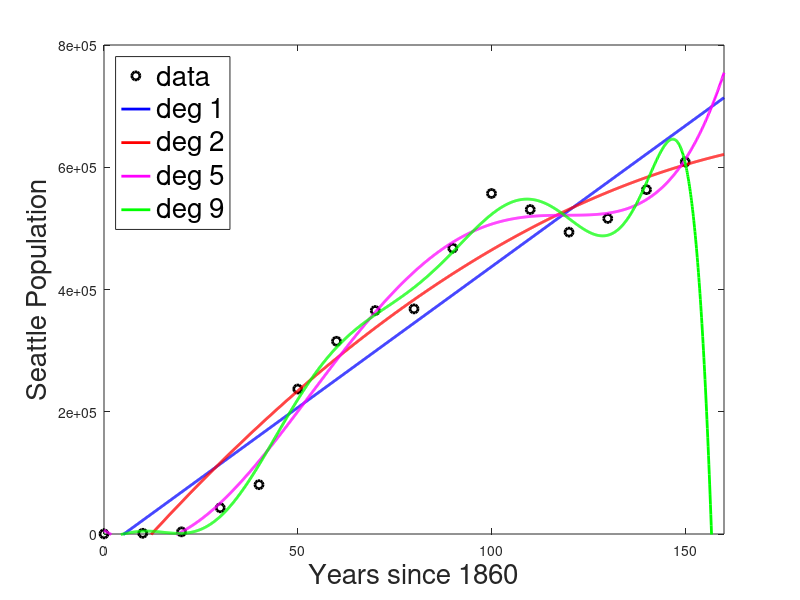
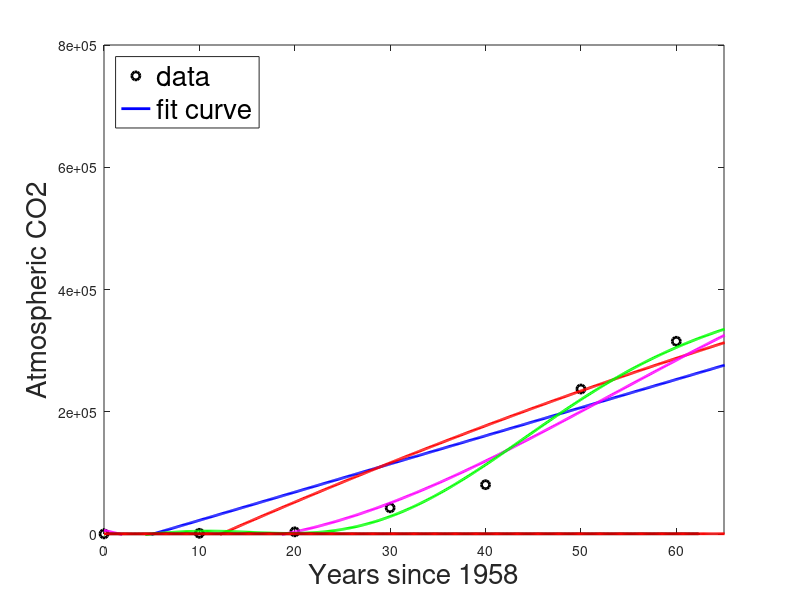

These charts were generated, in order, by the following MATLAB code: (Note: this script raises an error after producing the figures.)
%% Problem2
clear; close all; clc

load('SeaPopData.mat')
plot(t, Seattle_Pop, 'ko', 'LineWidth', 2)
hold on

lin_fit = polyfit(t, Seattle_Pop, 1);
ans1 = lin_fit(1);
ans2 = lin_fit(1) * 159 + lin_fit(2);
x_plot = 0:0.1:160;
y_plot = polyval(lin_fit, x_plot);
plot(x_plot, y_plot, 'b', 'LineWidth', 2)
hold on


poly_fit = polyfit(t, Seattle_Pop, 2);
y_plot = polyval(poly_fit, x_plot);
plot(x_plot, y_plot, 'r', 'LineWidth', 2)
hold on
ans3 = poly_fit(1) * 159^2 + poly_fit(2) * 159 + poly_fit(3);

poly_fit5 = polyfit(t, Seattle_Pop, 5);
y_plot = polyval(poly_fit5, x_plot);
plot(x_plot, y_plot, 'm', 'LineWidth', 2);
hold on

sum1 = 0;
for k = 1:length(poly_fit5)
    sum1 = sum1 + poly_fit5(k) * 159^(6-k);
end
sum1;

poly_fit9 = polyfit(t, Seattle_Pop, 9);
y_plot = polyval(poly_fit9, x_plot);
plot(x_plot, y_plot, 'g', 'LineWidth', 2)
hold on
axis([0 160 0 800000])
xlabel('Years since 1860', 'fontsize', [20])
ylabel('Seattle Population', 'fontsize', [20])
legend('data', 'deg 1', 'deg 2', 'deg 5', 'deg 9', 'fontsize', [20], 'location', 'northwest')
print('HW6_fig1.png','-dpng')

sum2 = 0;
for k = 1:length(poly_fit9)
    sum2 = sum2 + poly_fit9(k) * 159^(10-k);
end
sum2;

ans4 = [sum1, sum2];

%% Problem4
clear; close all; clc

load('CO2_data.mat')

% lin_fit = polyfit(t, log(CO2), 1);
lin_fit = polyfit(t, (CO2), 1);
ans5 = lin_fit(1);
ans6 = exp(lin_fit(2));

x_plot = 0:0.1:500;
y_plot = polyval(lin_fit, x_plot);

% plot(t, log(CO2), '-k.', 'LineWidth', 2)
plot(t, (CO2), '-k.', 'LineWidth', 2)

hold on
plot(x_plot, y_plot, 'r', 'LineWidth', 2)
xlim([0 65])
xlabel('Years since 1958', 'fontsize', [20])
ylabel('Atmospheric CO2', 'fontsize', [20])
legend('data', 'fit curve', 'fontsize', [20], 'location', 'northwest')
print('HW6_fig2.png','-dpng')

%% Problem6
clear; close all; clc

load('CO2_data.mat')

a = 30;
r = 0.03;
b = 300;

% error = exponential_shift(a, r, b);
guess = [30, 0.03, 300];
[best, ans8] = fminsearch(@(arb) exponential_shift(arb), guess);
ans7 = best.';


% plot(t, log(CO2), '-k.', 'LineWidth', 2)
plot(t, (CO2), '-k.', 'LineWidth', 2)
hold on
x_plot = 0:0.1:70;
% y_plot = log(best(1)*exp(best(2) * x_plot) + best(3));
y_plot = (best(1)*exp(best(2) * x_plot) + best(3));
plot(x_plot, y_plot, 'r', 'LineWidth', 2)
xlim([0 65])
xlabel('Years since 1958', 'fontsize', [20])
ylabel('Atmospheric CO2', 'fontsize', [20])
legend('data', 'fit curve', 'fontsize', [20], 'location', 'northwest')
print('HW6_fig3.png','-dpng')


%  Problem8

guess2 = [ans7(1), ans7(2), ans7(3), 3, 6, 0];
[best2, ans10] = fminsearch(@(arbcde) exponential_shift_sin(arbcde), guess2);
ans9 = best2.';


% plot(t, log(CO2), '-k.', 'LineWidth', 2)
plot(t, (CO2), '-k.', 'LineWidth', 2)
hold on
x_plot = 0:0.1:70;
% y_plot = log(best2(1)*exp(best2(2) * x_plot) + best2(3) + best2(4)*sin(best2(5)*(x_plot - best2(6))));
y_plot = (best2(1)*exp(best2(2) * x_plot) + best2(3) + best2(4)*sin(best2(5)*(x_plot - best2(6))));
plot(x_plot, y_plot, 'r', 'LineWidth', 2)
xlim([0 65])
xlabel('Years since 1958', 'fontsize', [20])
ylabel('Atmospheric CO2', 'fontsize', [20])
legend('data', 'fit curve', 'fontsize', [20], 'location', 'northwest')
print('HW6_fig4.png','-dpng')

function [sum2, error2] = exponential_shift_sin(arbcde)
a = arbcde(1);
r = arbcde(2);
b = arbcde(3);
c = arbcde(4);
d = arbcde(5);
e = arbcde(6);
load('CO2_data.mat')
sum2 = 0;
for k = 1:length(t)
    sum2 = sum2 + (a*exp(r*t(k)) + b + c*sin(d*(t(k)-e)) - CO2(k))^2;
end 
sum2;
error2 = sqrt(1/746*sum2);
end
%%


function [sum, error] = exponential_shift(arb)
a = arb(1);
r = arb(2);
b = arb(3);
load('CO2_data.mat')
sum = 0;
for k = 1:length(t)
    sum = sum + (a*exp(r*t(k)) + b - CO2(k))^2;
end
sum;
error = sqrt(1/746*sum);
end
